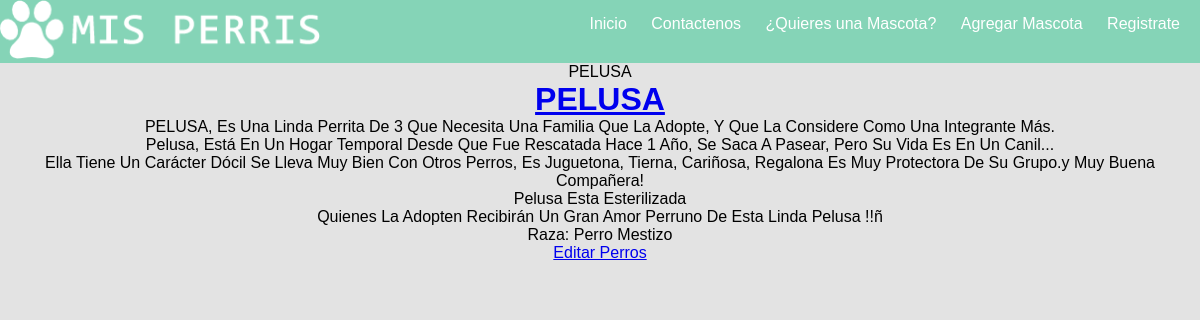
/post/5/, run on the app's committed database.
### blog/models.py (models this page shows)
class RegistroRescatados(models.Model):
        Nombre = models.CharField(max_length=20, null=False)
        Fotografia = models.ImageField(null=False)
        RazaPredominante = models.CharField(max_length=20, null=False)
        Descripcion = models.TextField(null=False)
        ESTADOS = (('R','Rescatados'),('D','Disponible'),('A','Adoptado'))
        Estado = models.CharField(max_length=1 ,choices=ESTADOS , null=False, default='D')
        def __str__(self):
            return self.Nombre

### blog/views.py (the view)
# urls.py: url(r'^post/(?P<pk>[0-9]+)/$', views.post_detail,   name='post_detail'),
def post_detail(request, pk):
    post = get_object_or_404(RegistroRescatados, pk=pk)
    return render(request, 'blog/post_detail.htm', {'post': post})

### blog/templates/blog/post_detail.htm
{% extends 'blog/base.htm' %}
{% block content %}
    {% if post.Estado %}
        <div>
                {% if post.Nombre != "Fotografia" %}
                {{ post.label_tag }}{{ post }}
                {% else %}
        <img src="{{ post.instance.Fotografia.url }}" alt="">
         {% endif %}
       <h1><a href="{% url 'post_detail' pk=post.pk %}">{{ post.Nombre }}</a></h1>
            <p>{{ post.Descripcion|linebreaksbr }}</p>
           <p>Raza: {{ post.RazaPredominante }}</p>
        </div>
    {% endif %}
    <a class="btn btn-default" href="{% url 'post_edit' pk=post.pk %}">Editar Perros</a>
    {% endblock %}

### blog/static/css/blog.css (style rules this page uses)
* { margin:0; padding: 0; box-sizing: border-box; font-family: Arial, Helvetica, sans-serif; }
body { margin: auto; }
@media screen and (min-width: 800px) { body { background: #6DCCAA; } }

### blog/static/css/formulario.css (style rules this page uses)
* { box-sizing: border-box; }
body { margin: 0; font-family: sans-serif; background: rgba(0, 0, 0, 0.5); }
h1 { text-align: center; color: black; }

### blog/static/css/post_new.css (style rules this page uses)
* { box-sizing: border-box; }
body { margin: 0; font-family: sans-serif; background: rgba(119, 119, 119, 0.199); text-align: center; border-spacing: 10px; }

### data on the page
RegistroRescatados: Nombre "PELUSA", Descripcion "PELUSA, Es Una Linda Perrita De 3 Que Necesita Una Familia Que La Adopte, Y Que La Considere Como Una Integrante Más. Pelusa, Está En Un Hogar Temporal Desde Que Fue Rescatada Hace 1 Año, Se Saca A Pasear, Pero Su Vida Es En Un Canil... Ella Tiene Un Carácter Dócil Se Lleva Muy Bien Con Otros Perros, Es Juguetona, Tierna, Cariñosa, Regalona Es Muy Protectora De Su Grupo.y Muy Buena Compañera! Pelusa Esta Esterilizada Quienes La Adopten Recibirán Un Gran Amor Perruno De Esta Linda Pelusa !!ñ", RazaPredominante "Perro Mestizo"
